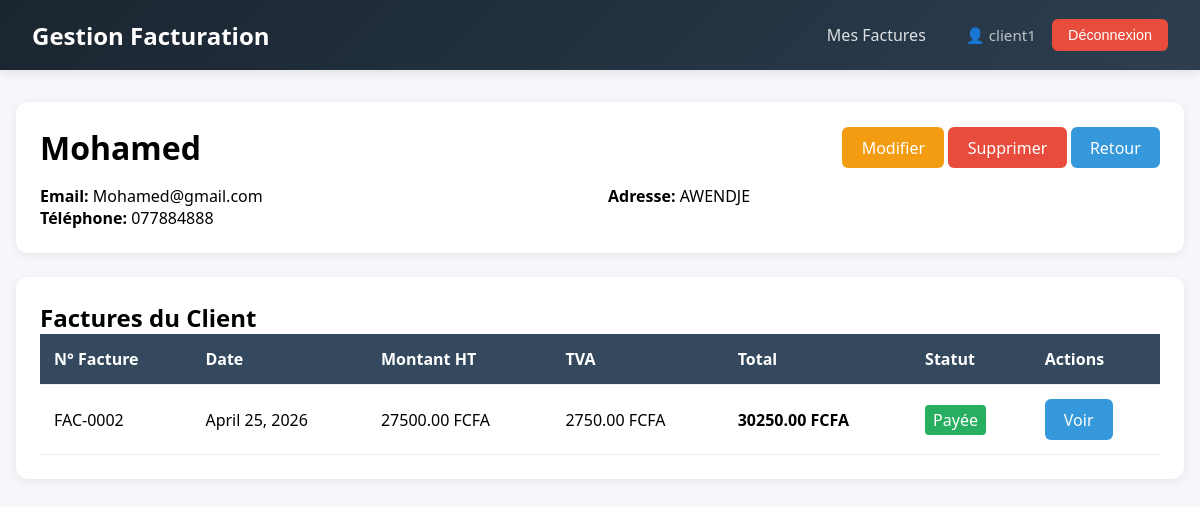
Before: /clients/2/ (signed in) with the older database file.
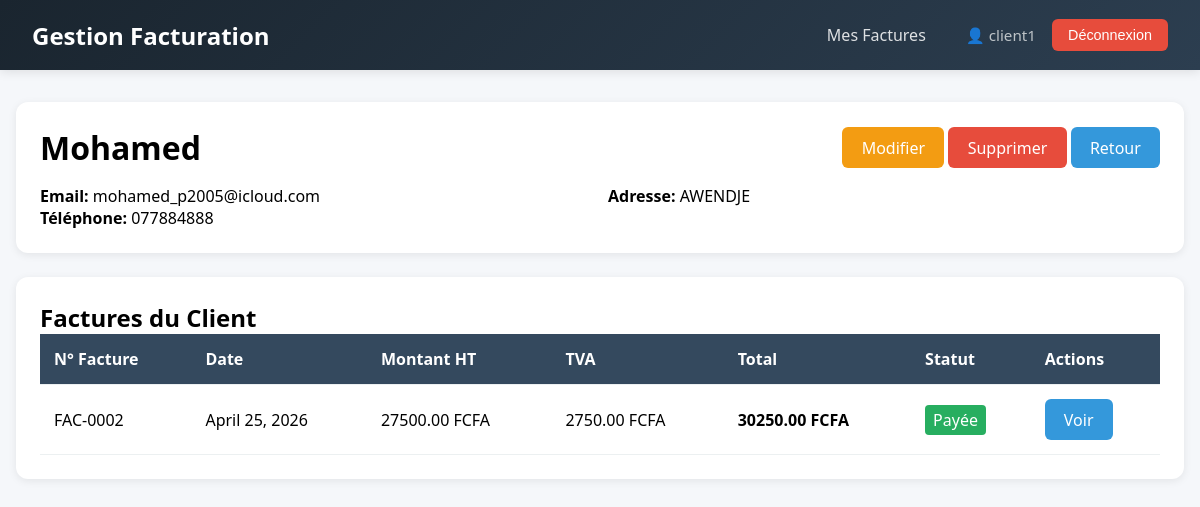
After: the same page with the newer database file.
### clients/models.py (models this page shows, shortened)
class Client(models.Model):
    nom        = models.CharField(max_length=200)
    email      = models.EmailField(unique=True)
    telephone  = models.CharField(max_length=20, blank=True)
    adresse    = models.TextField(blank=True)
    created_at = models.DateTimeField(auto_now_add=True)
    updated_at = models.DateTimeField(auto_now=True)
    class Meta:
        ordering = ('-created_at',)

### clients/views.py (the view)
# urls.py: path('<int:pk>/',     views.client_detail, name='client_detail'),
@login_required
def client_detail(request, pk):
    client  = get_object_or_404(Client, pk=pk)
    factures = client.facture_set.all()
    return render(request, 'clients/client_detail.html', {'client': client, 'factures': factures})

### templates/clients/client_detail.html (shortened to what this page needs)
{% extends 'base.html' %}
{% block content %}
<div class="card">
    <div style="display: flex; justify-content: space-between; align-items: center; margin-bottom: 1rem;">
        <h1>{{ client.nom }}</h1>
        <div>
            <a href="{% url 'client_edit' client.pk %}" class="btn btn-warning">Modifier</a>
            <a href="{% url 'client_delete' client.pk %}" class="btn btn-danger">Supprimer</a>
            <a href="{% url 'client_list' %}" class="btn btn-primary">Retour</a>
        </div>
    </div>
    <div style="display: grid; grid-template-columns: repeat(2, 1fr); gap: 1rem;">
        <div>
            <p><strong>Email:</strong> {{ client.email }}</p>
            <p><strong>Téléphone:</strong> {{ client.telephone|default:"-" }}</p>
        </div>
        <div>
            <p><strong>Adresse:</strong> {{ client.adresse|default:"-" }}</p>
        </div>
    </div>
</div>
<div class="card">
    <h2>Factures du Client</h2>
    <table>
        <thead>
            <tr>
                <th>N° Facture</th>
                <th>Date</th>
                <th>Montant HT</th>
                <th>TVA</th>
                <th>Total</th>
                <th>Statut</th>
                <th>Actions</th>
            </tr>
        </thead>
        <tbody>
            {% for facture in factures %}
            <tr>
                <td>FAC-{{ facture.pk|stringformat:"04d" }}</td>
                <td>{{ facture.date }}</td>
                <td>{{ facture.montant_ht }} FCFA</td>
                <td>{{ facture.montant_tva }} FCFA</td>
                <td><strong>{{ facture.montant_total }} FCFA</strong></td>
                <td>
                    <span style="padding: 0.25rem 0.5rem; border-radius: 4px;
                        {% if facture.statut == 'payee' %}background: #27ae60; color: white;
                        {% elif facture.statut == 'envoyee' %}background: #3498db; color: white;
                        {% else %}background: #95a5a6; color: white;{% endif %}">
                        {{ facture.get_statut_display }}
                    </span>
                </td>
                <td>
                    <a href="{% url 'facture_detail' facture.pk %}" class="btn btn-primary">Voir</a>
                </td>
            </tr>
            {% empty %}
            <tr>
                <td colspan="7" style="text-align: center;">Aucune facture trouvée.</td>
            </tr>
            {% endfor %}
        </tbody>
    </table>
</div>
{% endblock %}

Changed rows visible on the page:
changed Client "Mohamed": email "Mohamed@gmail.com" → "mohamed_p2005@icloud.com"
